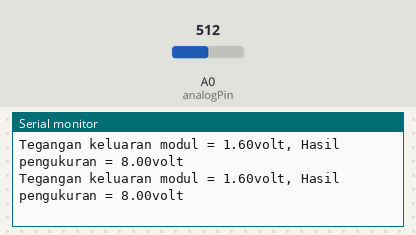
A sketch run on a simulated Arduino Uno, built with avr-gcc and run on an emulated ATmega328P. On the bench: the last lines printed to the serial monitor. The inputs (shaded band) are chosen by the test bench; at power-on: A0 (analogPin) = 512.

Above: at 1.3 s.
1.4 s: A0 (analogPin) set to 716
At 2.0 s:
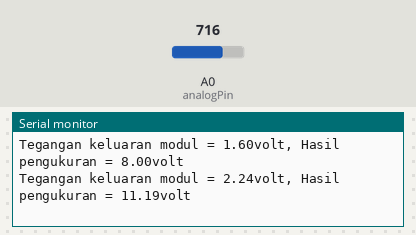
2.9 s: A0 (analogPin) set to 900
At 3.5 s:
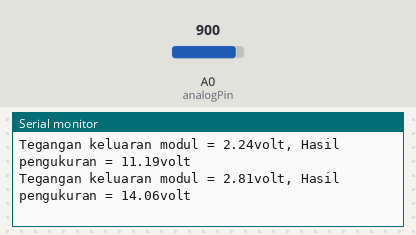
Timing chart, 0 to 5.9 s (numbered marks = the images above; inputs shaded):
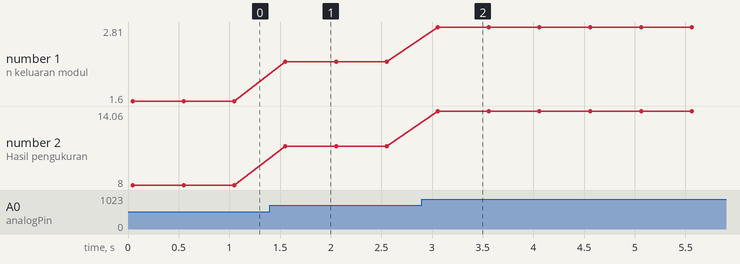

The sketch:

sensor_voltage_vin25v_esp8266.ino
```cpp
int analogPin = A0; // pin arduino yang terhubung dengan pin S modul sensor tegangan

float Vmodul = 0.0;
float hasil = 0.0;
float R1 = 30000.0; //30k
float R2 = 7500.0; //7500 ohm resistor,
int value = 0;

void setup()
{
   pinMode(analogPin, INPUT);
   Serial.begin(9600);
   Serial.println("mengukur tegangan DC");
   Serial.println("https://www.cronyos.com");
}

void loop()
{
   value = analogRead(analogPin);
   Vmodul = (value * 3.2) / 1024.0;
   hasil = Vmodul / (R2/(R1+R2));

  Serial.print("Tegangan keluaran modul = ");
  Serial.print(Vmodul,2);
  Serial.print("volt");
  Serial.print(", Hasil pengukuran = ");
  Serial.print(hasil,2);
  Serial.println("volt");
  delay(500);
}
```

Measured:
- after the input at 1.4 s, the serial monitor: prints a new line after 0.15 s (image 1)
- after the input at 2.9 s, the serial monitor: prints a new line after 0.16 s (image 2)
- plotted number 1: 1.6 → 2.24 after the input at 1.4 s, 2.24 → 2.81 after the input at 2.9 s
- plotted number 2: 8 → 11.19 after the input at 1.4 s, 11.19 → 14.06 after the input at 2.9 s
